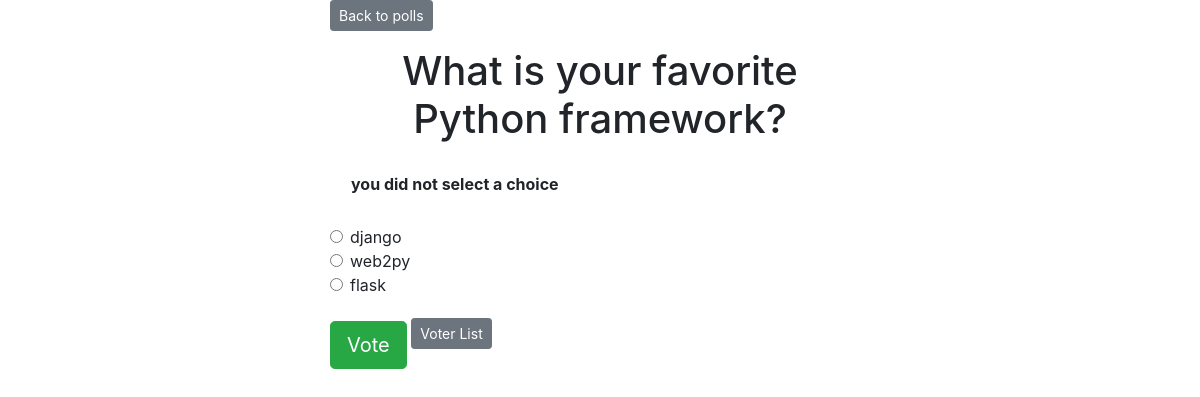
The page /1/vote/ (signed in) on the database its author committed.
### polls/models.py (models this page shows, shortened)
class Question(models.Model):
    question_text=models.CharField(max_length=200)
    pub_date=models.DateTimeField('date published')
    voter1 = models.ForeignKey(User, null=True, blank=True, on_delete=models.CASCADE)

class Choice(models.Model):
    question=models.ForeignKey(Question, on_delete=models.CASCADE)
    choice_text=models.CharField(max_length=200)
    votes=models.IntegerField(default=0)

### polls/views.py (the view)
# urls.py: path('<int:question_id>/vote/', views.vote, name='vote'),
def vote(request, question_id):
    question = get_object_or_404(Question, pk=question_id)
    if Vote.objects.filter(question=question,vote=request.user).exists():
        messages.error(request,"Already Voted on this Question")
        return redirect('polls:index')
    try:
        selected_choice = question.choice_set.get(pk=request.POST['choice'])
    except (KeyError, Choice.DoesNotExist):
        return render(request, 'details.html', {'question': question, 'error_message': "you did not select a choice", })
    else:
        selected_choice.votes += 1
        selected_choice.save()
        v= Vote(question=question,vote=request.user)
        v.save()
        return HttpResponseRedirect(reverse('polls:results', args=(question_id,)))

### templates/details.html (shortened to what this page needs)
{% extends 'base.html'%}
{% block content %}
    <a class="btn btn-secondary btn-sm mb-3 " href="{% url 'polls:index' %}">Back to polls</a>
    <h1 class="text-center mb-3"> {{ question.question_text}} </h1>
{% if error_message %}
<p class="alert alert-denger">
    <strong> {{ error_message }} </strong>
</p>
{% endif %}
<form action="{% url 'polls:vote' question.id %}" method="post">
    {% for choice in question.choice_set.all %}
    <div class="form-check">
        <input type="radio" name="choice"
        id="choice{{ forloop.counter }}"
        value="{{ choice.id }}"
        class="form-check-input"
        />
        <lable for="choice{{ forloop.counter }}"> {{ choice.choice_text}} </lable>
    </div>
    {% endfor %}
    <input type="submit" value="Vote" class="btn btn-success btn-lg btnblock mt-4"/>
    <a href="/voter" class="btn btn-secondary btn-sm">Voter List</a>
</form>
    {% endblock %}

### rows shown on the page
Question: question_text "What is your favorite Python framework?"
Choice: choice_text "django"
Choice: choice_text "web2py"
Choice: choice_text "flask"

### other values the page prints
{{ error_message }} "you did not select a choice"
